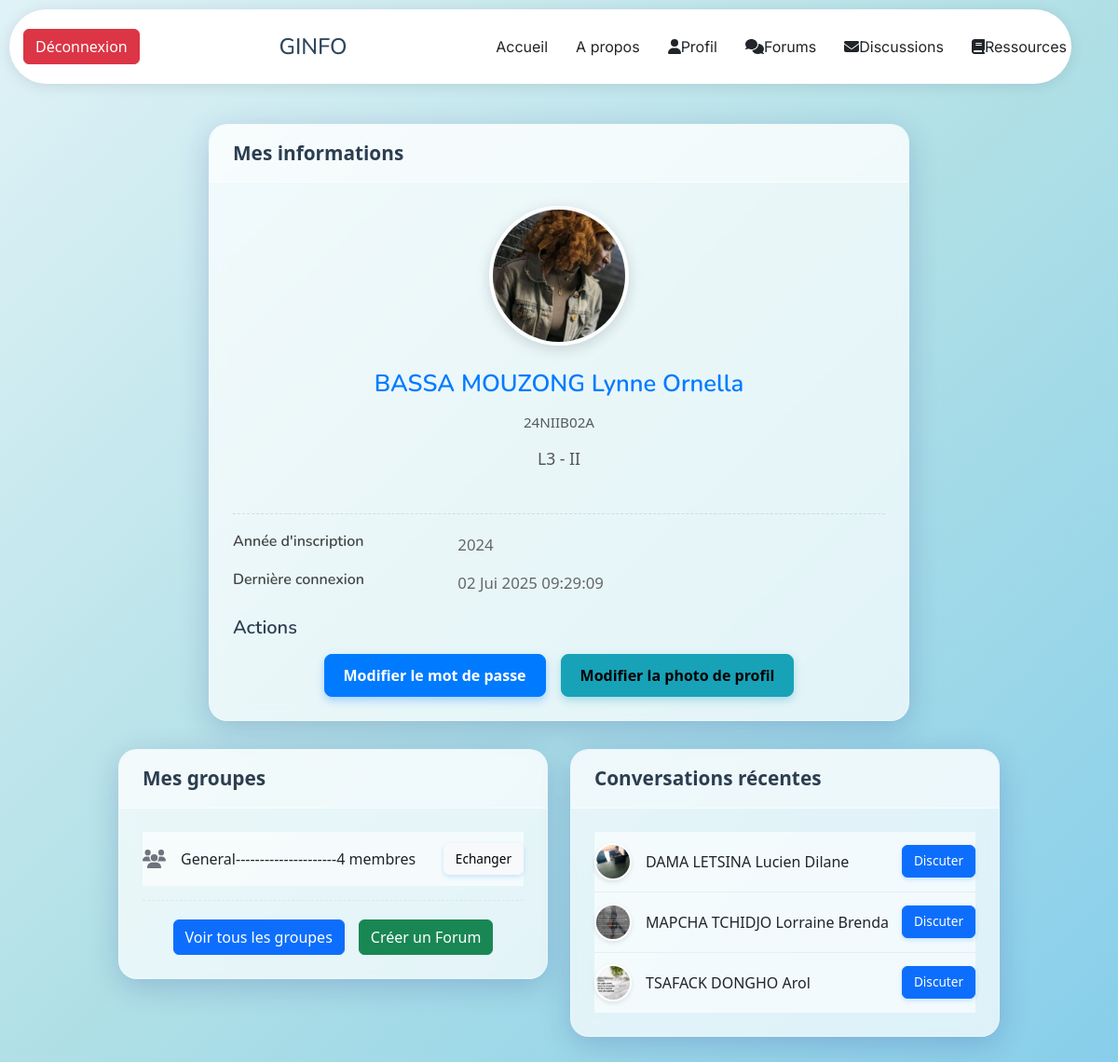
/geinfo/profil (signed in), run on an earlier commit of the app's database.
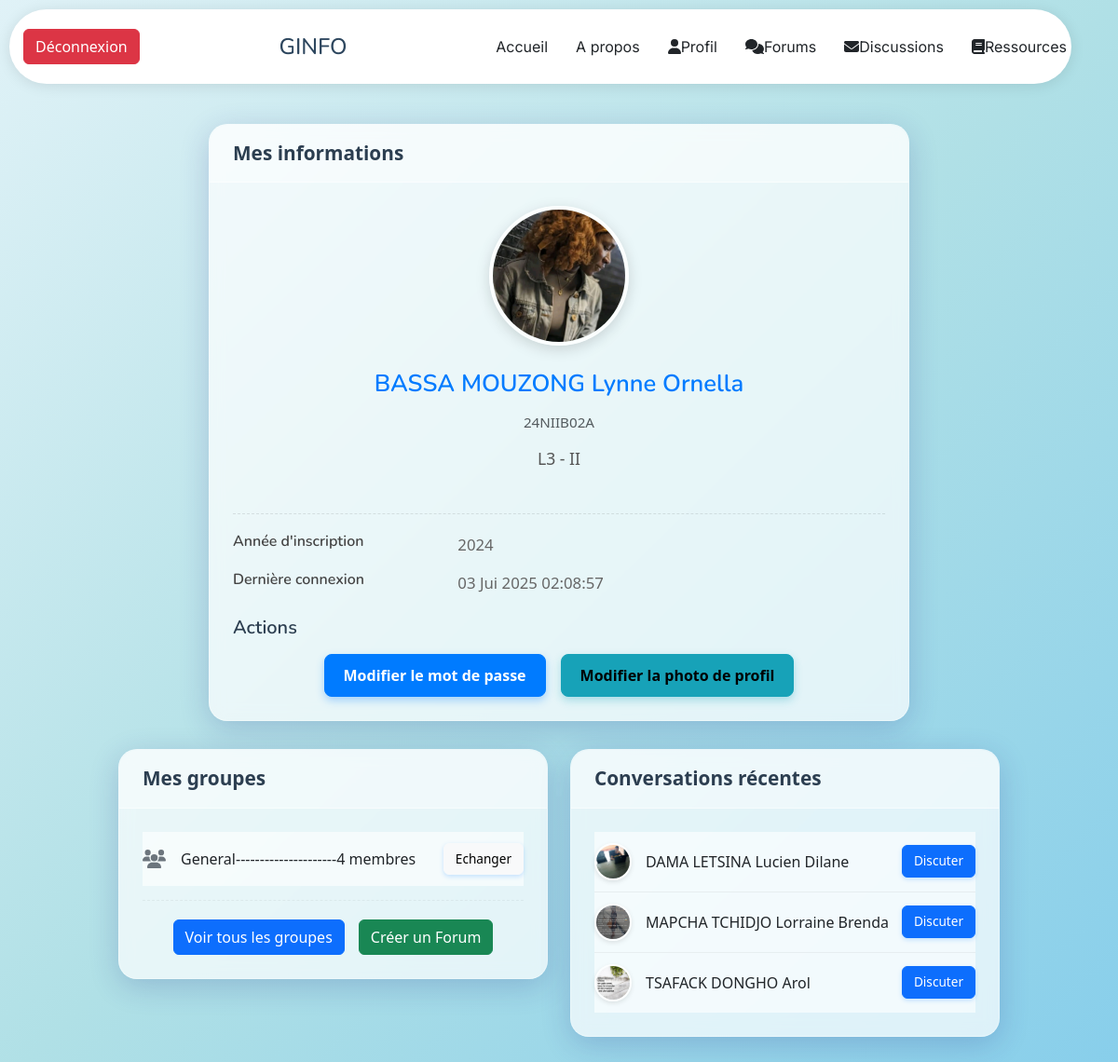
And on a later commit of the database.
### Etudiants/models.py (models this page shows, shortened)
class Etudiant(AbstractBaseUser,PermissionsMixin):
    matricule=models.CharField(max_length=10,unique=True,verbose_name="identifiant")
    nom=models.CharField(max_length=255,verbose_name="nom")
    prenom=models.CharField(max_length=255,verbose_name="prenom")
    password = models.CharField(max_length=10,verbose_name="mot de passe")
    annee=models.CharField(max_length=4,verbose_name="annee d'inscription",default=0)
    niveau=models.CharField(max_length=9,default=0,verbose_name="niveau")
    filiere =models.CharField(max_length=4,verbose_name="filiere",default=0)
    profil=models.CharField(max_length=255,verbose_name="profil")
    is_active = models.BooleanField(default=True)
    is_admin = models.BooleanField(default=False)
    is_staff= models.BooleanField(default=False)
    is_superuser = models.BooleanField(default=False)
    objects=EtudiantManager()
    USERNAME_FIELD="matricule"
    REQUIRED_FIELDS = ["password"]
    forums = models.ManyToManyField(
        'forum.Forum',  # <-- Référence le modèle Forum par son label d'application et son nom
        related_name='inscrit',
        blank=True,
        verbose_name="Forums d'appartenance"
    )
    class Meta:
        verbose_name = "Etudiant"
        verbose_name_plural = "Etudiants"
        ordering = ['nom', 'prenom']

### Etudiants/views.py (the view)
@login_required  # S'assurer que l'utilisateur est connecté pour voir son profil
def profil(request):
    current_user_etudiant = request.user  # Accéder à l'objet Etudiant lié à l'utilisateur connecté
    forums=Forum.objects.all()
    for forum in forums:
        if forum.membres.filter(id=current_user_etudiant.id).exists():
            if not current_user_etudiant.forums.filter(id=forum.id).exists():
                current_user_etudiant.forums.add(forum)#On ajoute le forum dans la liste de l'étudiant courant
    contacted_etudiants_info = {}
    sent_messages = Message.objects.filter(sender_id=current_user_etudiant)
    for message in sent_messages:
         other_etudiant = message.receiver
         if other_etudiant.id != current_user_etudiant.id:  # Évite de se lister soi-même
             if other_etudiant.id not in contacted_etudiants_info or \
                     message.timestamp > contacted_etudiants_info[other_etudiant.id]['last_message_timestamp']:
                 contacted_etudiants_info[other_etudiant.id] = {
                     'etudiant': other_etudiant,
                     'last_message_timestamp': message.timestamp
                 }
    received_messages = Message.objects.filter(receiver=current_user_etudiant)
    for message in received_messages:
         other_etudiant = message.sender
         if other_etudiant.id != current_user_etudiant.id:  # Évite de se lister soi-même
             if other_etudiant.id not in contacted_etudiants_info or \
                     message.timestamp > contacted_etudiants_info[other_etudiant.id]['last_message_timestamp']:
                 contacted_etudiants_info[other_etudiant.id] = {
                     'etudiant': other_etudiant,
                     'last_message_timestamp': message.timestamp
                 }
    sorted_contacted_etudiants = sorted(
         contacted_etudiants_info.values(),
         key=lambda x: x['last_message_timestamp'],
         reverse=True
    )
    last_5_contacts = [item['etudiant'] for item in sorted_contacted_etudiants[:5]]
    context = {
         'etudiant': current_user_etudiant,  # C'est l'étudiant dont on affiche le profil
         'last_5_contacts': last_5_contacts,
     }
    return render(request, 'Etudiants/profil.html', context)

### forum/models.py (called while the page is built)
    @property
    def nombre_membres(self):
        return self.membres.count()

### Etudiants/templates/Etudiants/profil.html (shortened to what the changed rows need)
{% extends "base.html" %}
{% load static %}
{% block head_extra %}
<link rel="stylesheet" href="https://cdnjs.cloudflare.com/ajax/libs/font-awesome/6.5.2/css/all.min.css" />
{% endblock %}
{% block content %}
<div class="container-fluid-custom">
    <h2 class="text-center">Mon Espace Étudiant</h2>
    <div class="row justify-content-center">
        <div class="col-lg-8 col-md-10">
            <div class="custom-card">
                <div class="card-body profile-info">
                    {% if user.profil %}
                        <img src="{% static 'geinfo/img/profils/' %}{{ user.profil }}" alt="Photo de profil" class="rounded-circle mb-3" width="150" height="150" style="object-fit: cover;">
                    {% else %}
                        <i class="fas fa-user-circle fa-5x text-secondary mb-3" style="color: #ccc;"></i>
                        <p class="text-muted">Aucune photo de profil définie.</p>
                    {% endif %}
                    <h5 class="mb-1">{{ user.nom }} {{ user.prenom }}</h5>
                    <p class="text-muted mb-1">{{ user.matricule }}</p>
                    <p class="mb-3">{{ user.niveau }} - {{ user.filiere }}</p>
                </div>
                <div class="details-section">
                    <div class="row mb-3">
                        <div class="col-sm-4">
                            <h6 class="mb-0">Année d'inscription</h6>
                        </div>
                        <div class="col-sm-8 text-secondary">
                            {{ user.annee }}
                        </div>
                    </div>
                    <div class="row mb-3">
                        <div class="col-sm-4">
                            <h6 class="mb-0">Dernière connexion</h6>
                        </div>
                        <div class="col-sm-8 text-secondary">
                            {% if user.last_login %}
                                {{ user.last_login|date:"d M Y H:i:s" }}
                            {% else %}
                                Jamais
                            {% endif %}
                        </div>
                    </div>
                </div>
            </div>
        </div>
    </div>
</div>
{% endblock content %}

What changed in the data, as far as the page shows it:
changed Etudiant "BASSA MOUZONG": last_login "02 Jui 2025 09:29:09" → "03 Jui 2025 02:08:57"
